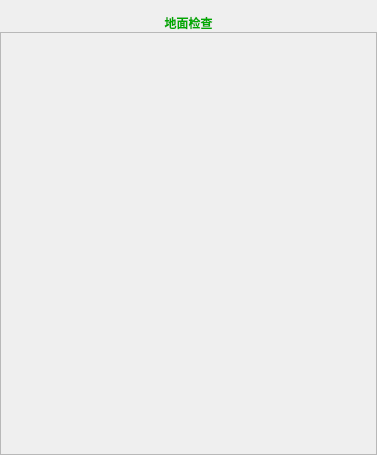
<?xml version="1.0" encoding="UTF-8"?>
<ui version="4.0">
 <class>StatusCheckPanel</class>
 <widget class="QWidget" name="StatusCheckPanel">
  <property name="geometry">
   <rect>
    <x>0</x>
    <y>0</y>
    <width>377</width>
    <height>455</height>
   </rect>
  </property>
  <property name="windowTitle">
   <string>Form</string>
  </property>
  <layout class="QGridLayout" name="gridLayout">
   <property name="leftMargin">
    <number>0</number>
   </property>
   <property name="topMargin">
    <number>0</number>
   </property>
   <property name="rightMargin">
    <number>0</number>
   </property>
   <property name="bottomMargin">
    <number>0</number>
   </property>
   <property name="spacing">
    <number>0</number>
   </property>
   <item row="0" column="0">
    <layout class="QVBoxLayout" name="verticalLayout">
     <property name="spacing">
      <number>0</number>
     </property>
     <item>
      <widget class="QLabel" name="label_2">
       <property name="text">
        <string/>
       </property>
      </widget>
     </item>
     <item>
      <widget class="QLabel" name="label">
       <property name="sizePolicy">
        <sizepolicy hsizetype="Preferred" vsizetype="Preferred">
         <horstretch>0</horstretch>
         <verstretch>0</verstretch>
        </sizepolicy>
       </property>
       <property name="font">
        <font>
         <family>Arial</family>
         <weight>75</weight>
         <bold>true</bold>
        </font>
       </property>
       <property name="styleSheet">
        <string notr="true">color: rgb(0, 170, 0);</string>
       </property>
       <property name="text">
        <string>地面检查</string>
       </property>
       <property name="alignment">
        <set>Qt::AlignCenter</set>
       </property>
      </widget>
     </item>
     <item>
      <widget class="QFrame" name="frame">
       <property name="sizePolicy">
        <sizepolicy hsizetype="Preferred" vsizetype="Expanding">
         <horstretch>0</horstretch>
         <verstretch>0</verstretch>
        </sizepolicy>
       </property>
       <property name="frameShape">
        <enum>QFrame::StyledPanel</enum>
       </property>
       <property name="frameShadow">
        <enum>QFrame::Raised</enum>
       </property>
      </widget>
     </item>
    </layout>
   </item>
  </layout>
  <action name="action_normal">
   <property name="icon">
    <iconset resource="MainWindow.qrc">
     <normaloff>:/images/Resources/images/normal.png</normaloff>:/images/Resources/images/normal.png</iconset>
   </property>
   <property name="text">
    <string>正常</string>
   </property>
   <property name="toolTip">
    <string>正常</string>
   </property>
  </action>
 </widget>
 <resources>
  <include location="MainWindow.qrc"/>
 </resources>
 <connections/>
</ui>
